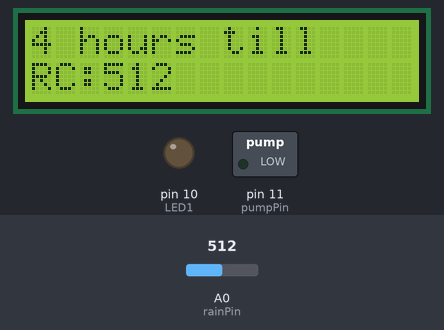
A sketch run on a simulated Arduino Uno, built with avr-gcc and run on an emulated ATmega328P. Shown: 16×2 character LCD, switched loads named in the sketch (green lamp = pin HIGH), output pins drawn as LEDs (lit = HIGH). Inputs (shaded band) come from the test bench; at power-on: A0 (rainPin) = 512. What the sketch prints to the serial monitor is not drawn.

Above: at 1.2 s.
1.3 s: A0 (rainPin) set to 470
At 5.6 s:
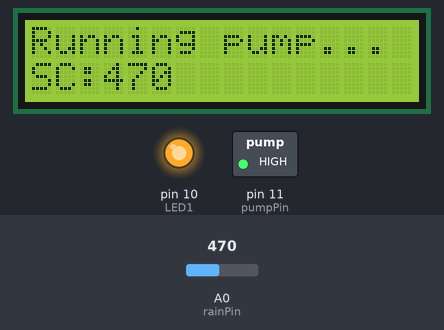
5.8 s: A0 (rainPin) set to 443
10.3 s: A0 (rainPin) set to 312
At 11.9 s:
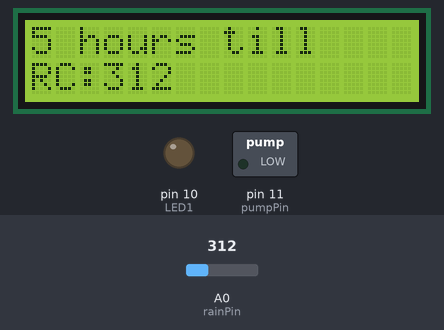
13.6 s: A0 (rainPin) set to 293
At 15.2 s:
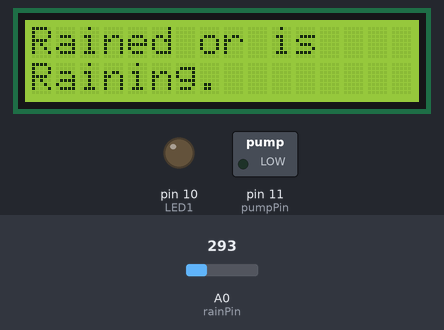
18.1 s: A0 (rainPin) set to 108
At 22.5 s:
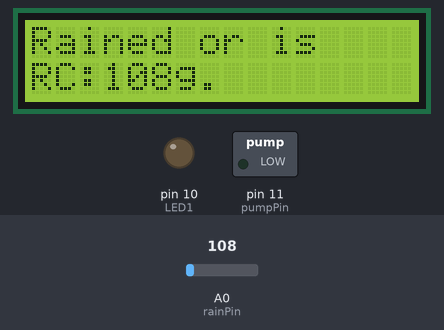
22.6 s: A0 (rainPin) set to 91
At 25.9 s:
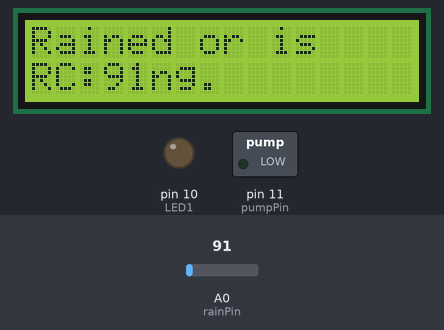
Timing chart, 0 to 27.4 s (numbered marks = the images above; inputs shaded):
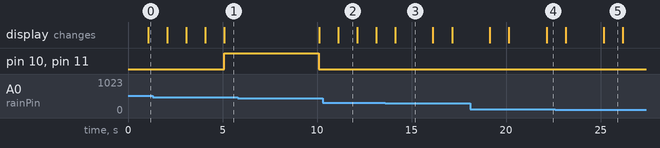

The sketch:

water_irrigation_system.ino
```cpp
#include <LiquidCrystal.h>
#define maxdry 460
#define minrainthreshold 300

//note that driving the motor without an external power source will generate noises
//that will disrupt the workings of the LCD and driving the generator directly
//from the arduino risks damaging the pins. So we must implement a
//driver circuit for the generator to work and we must run the generator with an external
//power source. We can use mosfet for the driver circuit operation or we can create
//our own driver circuit following the steps from here : https://www.tutorialspoint.com/arduino/arduino_dc_motor.htm

const int rs = 7; const int en = 6; const int d4 =5; const int d5 = 4;

//int A0; int A1;

const int d6 = 3; const int d7 = 2; const int LED1=10; const int LED2=9 ; const int rainPin=A0;
//const int soilPin = A1;
int soilPin;
const int pumpPin = 11; const int definedVal=5;
int hourCount=definedVal;
LiquidCrystal lcd(rs, en, d4, d5, d6, d7);

void setup() {
    lcd.begin(16,2);
    pinMode(LED1, OUTPUT);
    pinMode(pumpPin, OUTPUT);
    Serial.begin(9600);
}

int getRainData(){
  int data = analogRead(rainPin);
  return data;
}


int getSoilData(){
  int data = analogRead(soilPin);
  return data;
}

void doCheckRain(int rainValue){
if(rainValue<=minrainthreshold){
    lcd.clear();
   digitalWrite(LED2,HIGH);
   lcd.print("Rained or is ");
   lcd.setCursor(0,2);
   lcd.print("Raining.");
   hourCount=definedVal;
   delay(2000);
}else{
   digitalWrite(LED2,LOW);
}
}


void loop() {
  digitalWrite(LED2,LOW);
  lcd.clear();

  int rainValue =  getRainData();
  Serial.println(rainValue);
  lcd.print(hourCount);
  if(hourCount>1){
  lcd.print(" hours till");
  }else{
  lcd.print(" hour till");
  }
  Serial.println(hourCount);
  doCheckRain(rainValue);
  lcd.setCursor(0,2);
  lcd.print("RC:");
  lcd.print(rainValue);

  if(hourCount<=0){
  int soilValue =  getSoilData();

  if(soilValue<=maxdry){
    lcd.clear();
   lcd.print("Soil is wet.");
   delay(2000);
   digitalWrite(LED1,LOW);
  }else{
//  while(soilValue>maxdry)?
   lcd.clear();
   lcd.print("Running pump...");
   lcd.setCursor(0,2);
   lcd.print("SC:");
   lcd.print(soilValue);
   digitalWrite(LED1,HIGH);
   digitalWrite(pumpPin,HIGH);
   delay(5000);
   digitalWrite(pumpPin,LOW);
   digitalWrite(LED1,LOW);
    lcd.clear();
   lcd.print("pump stopped...");
  }
  }

  if(hourCount>0){
  hourCount--;
  }else{
    hourCount=definedVal;
  }
  delay(1000);
}
```

Measured:
- the behaviour switches between 301 and 300 on A0 (rainPin) (found by bisection; images 2 and 3)
- the behaviour switches between 100 and 99 on A0 (rainPin) (found by bisection; images 4 and 5)
- after the input at 13.6 s, the display: changes after 0.53 s (image 3)
- after the input at 18.1 s, the display: first differs from a run without the input after 4.1 s (image 4)
- after the input at 22.6 s, the display: first differs from a run without the input after 2.6 s (image 5)
- what the display in image 2 shows lasts 1.0 s, from 11.1 s to 12.1 s
- what the display in image 3 shows lasts 2.0 s, from 14.1 s to 16.1 s
